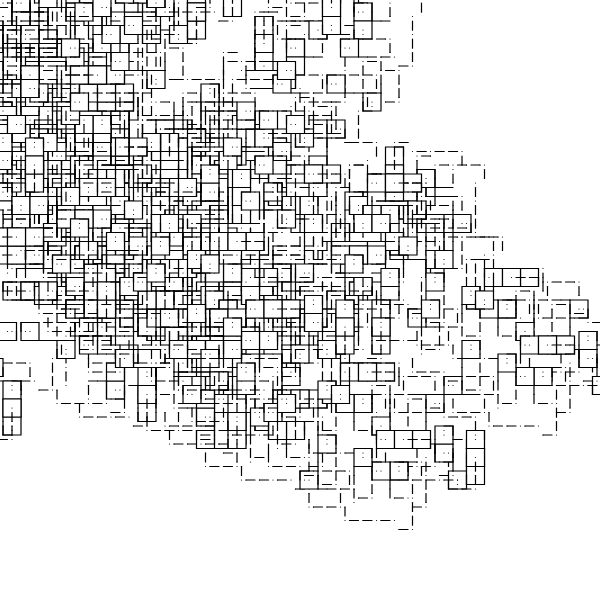
Frame 1 (no input)
Frame 60 (no input): identical to frame 1, image omitted
Frame 120 (the mouse pressed at the canvas centre since frame 60): identical to frame 1, image omitted

The p5.js sketch that drew this single still picture (run headless with seeded random() and noise() and a simulated clock; from frame 60 on, the mouse is pressed at the canvas centre):

// p5.js sketch
// ── sketch.js

// Point = P, Rectangle = R, line = F, Line*4 = D
// You can play around with length, angle, strokeweight, colors,...

let premise = 'PF';
  let rules = {
    P:'PFPFP+PFPfPFP',
    F:'FFRPP+F+FPP',
  }
let bigRule;


let length = 30;
let angle = 90;

function setup() {
  createCanvas(600, 600);
  angleMode(DEGREES);
  bigRule = resolveRules(premise, rules, 3);
  print(bigRule);
  
}

function draw() {
  background('white');
  stroke('black');
  strokeWeight(4);
  //noFill();
  translate(width / 2, height / 2);
  rotate(-90);
  scale(0.3);

  drawShape(bigRule);
   // angle += 1;
  // length += 0.1;
}

function resolveRules(startRule, rules, depth) {
  let endRule = '';
  for (let currentLetter of startRule) {
    if (currentLetter in rules) {
      endRule += rules[currentLetter];
    } else {
      endRule += currentLetter;
    }
  }
  if (depth >= 1) {
    endRule = resolveRules(endRule, rules, depth - 1);
  }
  return endRule;
}


function drawShape(rule)  {
  for (let c of rule) {
    if (c === 'F') {
      line(0, 0, length, 0);
      translate(length, 0);
    } else if (c === 'R') {
      rect(0, 0, length*2, length*2);
      translate(length, length);
    } else if (c === 'P') {
      point(0, 0);
      translate(length/2, 0);
    } else if (c === 'D') {
      line(0, 0, length * 4, 0);
      translate(length*4, 0);
    } else if (c === 'f') {
      translate(0, length, 0);
    } else if (c === '+') {
      rotate(angle);
    } else if (c === '-') {
      rotate(-angle);
    } else if (c === '[') {
      push();
    } else if (c === ']') {
      pop();
    } else if (c === '>') {
      scale(1.2);
    } else if (c === '<') {
      scale(0.8);
   
    }
  }
}
